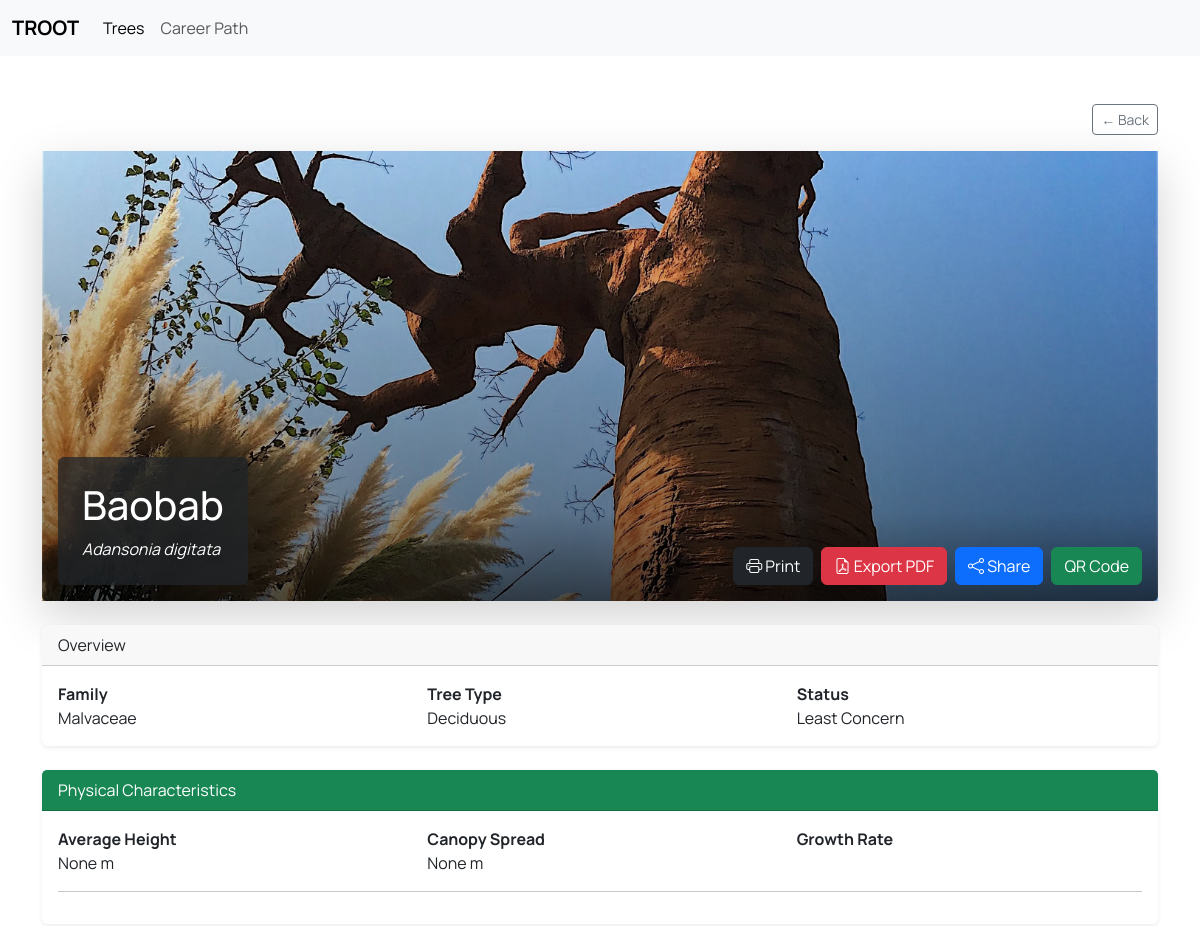
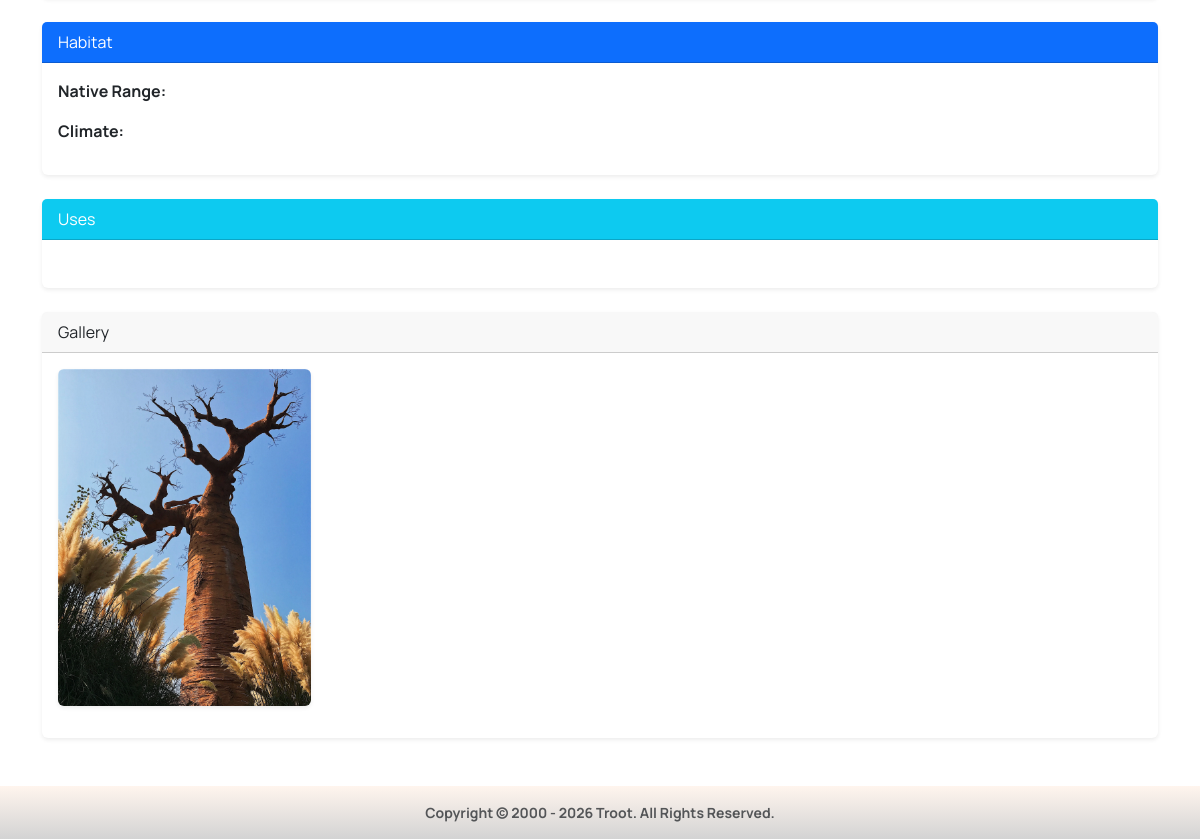
Screenshot of /trees/profile/40/ with the database file from the repository (2 pictures, top to bottom).
### trees/models.py (models this page shows, shortened)
class TreeImage(models.Model):
    IMAGE_TYPES = [
        ("general", "General"),
        ("leaf", "Leaf"),
        ("bark", "Bark"),
        ("flower", "Flower"),
        ("fruit", "Fruit"),
    ]
    tree = models.ForeignKey(
        Tree,
        on_delete=models.CASCADE,
        related_name="images"
    )
    image = models.ImageField(
        upload_to="trees/"
    )
    caption = models.CharField(
        max_length=255,
        blank=True
    )
    image_type = models.CharField(
        max_length=20,
        choices=IMAGE_TYPES,
        default="general"
    )

class Tree(models.Model):
    TREE_TYPES = [
        ("deciduous", "Deciduous"),
        ("evergreen", "Evergreen"),
        ("conifer", "Conifer"),
    ]
    CONSERVATION_STATUS = [
        ("LC", "Least Concern"),
        ("NT", "Near Threatened"),
        ("VU", "Vulnerable"),
        ("EN", "Endangered"),
        ("CR", "Critically Endangered"),
    ]
    common_name = models.CharField(max_length=200)
    scientific_name = models.CharField(max_length=255, unique=True)
    family = models.CharField(max_length=200)
    tree_type = models.CharField(
        max_length=50,
        choices=TREE_TYPES
    )
    native_region = models.CharField(max_length=255)
    conservation_status = models.CharField(
        max_length=2,
        choices=CONSERVATION_STATUS,
        default="LC"
    )
    created_at = models.DateTimeField(auto_now_add=True)
    updated_at = models.DateTimeField(auto_now=True)
    class Meta:
        ordering = ["common_name"]

class PhysicalCharacteristics(models.Model):
    GROWTH_RATES = [
        ("slow", "Slow"),
        ("moderate", "Moderate"),
        ("fast", "Fast"),
    ]
    tree = models.OneToOneField(
        Tree,
        on_delete=models.CASCADE,
        related_name="physical"
    )
    average_height_m = models.FloatField(null=True, blank=True)
    canopy_spread_m = models.FloatField(null=True, blank=True)
    trunk_diameter_cm = models.FloatField(null=True, blank=True)
    growth_rate = models.CharField(
        max_length=20,
        choices=GROWTH_RATES,
        blank=True
    )
    lifespan_years = models.PositiveIntegerField(
        null=True,
        blank=True
    )
    leaf_description = models.TextField(blank=True)
    bark_description = models.TextField(blank=True)
    flower_description = models.TextField(blank=True)
    fruit_description = models.TextField(blank=True)

### trees/views.py (the view)
# urls.py: path("profile/<int:tree_id>/", views.tree_profile, name="tree_profile"),
def tree_profile(request, tree_id):
    tree = get_object_or_404(
        Tree,
        pk=tree_id
    )
    featured_image = tree.images.first()
    context = {
        "tree": tree,
        "featured_image": featured_image,
    }
    return render(
        request,
        "trees/tree_profile.html",
        context
    )

### trees/templates/trees/tree_profile.html (shortened to what this page needs)
{% extends 'base.html' %}
{% block content %}
<div class="container py-5">
    <div class="d-flex justify-content-end mb-3">
        <button onclick="history.back()" class="btn btn-outline-secondary btn-sm">
            ← Back
        </button>
    </div>
    {% if featured_image %}
        <div class="card border-0 shadow-lg mb-4">
            <img src="{{ featured_image.image.url }}" class="img-fluid" style="height:450px;object-fit:cover;">
            <div class="card-img-overlay d-flex justify-content-between align-items-end">
                <div class="bg-dark bg-opacity-75 text-white p-4 rounded">
                    <h1>
                        {{ tree.common_name }}
                    </h1>
                    <p class="mb-0 fst-italic">
                        {{ tree.scientific_name }}
                    </p>
                </div>
                <div class="d-flex gap-2 no-print">
                    <button onclick="window.print()" class="btn btn-dark">
                        <i class="bi bi-printer"></i>
                        Print
                    </button>
                    <a href="{% url 'trees:tree_pdf' tree.id %}" class="btn btn-danger">
                        <i class="bi bi-file-earmark-pdf"></i>
                        Export PDF
                    </a>
                    <button class="btn btn-primary" onclick="copyLink()">
                        <i class="bi bi-share"></i>
                        Share
                    </button>
                    <a href="{% url 'trees:tree_qr' tree.id %}" target="_blank" class="btn btn-success">
                        QR Code
                    </a>
                </div>
            </div>
        </div>
    {% endif %}
        <div class="card shadow-sm border-0 mb-4">
            <div class="card-header">
                Overview
            </div>
            <div class="card-body">
                <div class="row">
                    <div class="col-md-4">
                        <strong>Family</strong><br>
                        {{ tree.family }}
                    </div>
                    <div class="col-md-4">
                        <strong>Tree Type</strong><br>
                        {{ tree.get_tree_type_display }}
                    </div>
                    <div class="col-md-4">
                        <strong>Status</strong><br>
                        {{ tree.get_conservation_status_display }}
                    </div>
                </div>
            </div>
        </div>
    {% if tree.physical %}
        <div class="card shadow-sm border-0 mb-4">
            <div class="card-header bg-success text-white">
                Physical Characteristics
            </div>
            <div class="card-body">
                <div class="row">
                    <div class="col-md-4">
                        <strong>Average Height</strong><br>
                        {{ tree.physical.average_height_m }} m
                    </div>
                    <div class="col-md-4">
                        <strong>Canopy Spread</strong><br>
                        {{ tree.physical.canopy_spread_m }} m
                    </div>
                    <div class="col-md-4">
                        <strong>Growth Rate</strong><br>
                    </div>
                </div>
                <hr>
            </div>
        </div>
    {% endif %}
    {% if tree.habitat %}
        <div class="card shadow-sm border-0 mb-4">
            <div class="card-header bg-primary text-white">
                Habitat
            </div>
            <div class="card-body">
                <p>
                    <strong>Native Range:</strong>
                </p>
                <p>
                    <strong>Climate:</strong>
                </p>
            </div>
        </div>
    {% endif %}
    {% if tree.uses %}
        <div class="card shadow-sm border-0 mb-4">
            <div class="card-header bg-info text-white">
                Uses
            </div>
            <div class="card-body">
            </div>
        </div>
    {% endif %}
        <div class="card shadow-sm border-0">
            <div class="card-header">
                Gallery
            </div>
            <div class="card-body">
                <div class="row">
                    {% for image in tree.images.all %}
                    <div class="col-md-3 mb-3">
                        <img src="{{ image.image.url }}"
                            class="img-fluid rounded shadow-sm">
                    </div>
                    {% endfor %}
                </div>
            </div>
        </div>
</div>
{% endblock %}

### main/templates/base.html (shortened to what this page needs)
{% load static %}
<!DOCTYPE html>
<html lang="en">
    <head>
    <link href="https://cdn.jsdelivr.net/npm/bootstrap@5.3.8/dist/css/bootstrap.min.css" rel="stylesheet">
    <link href="{% static 'css/styles.css' %}" rel="stylesheet" />
    <link href="{% static 'css/trees.css' %}" rel="stylesheet" />
    <link href="https://cdn.jsdelivr.net/npm/bootstrap@5.3.2/dist/css/bootstrap.min.css" rel="stylesheet">
    <link rel="stylesheet" href="https://cdn.jsdelivr.net/npm/bootstrap-icons@1.11.3/font/bootstrap-icons.css">
  </head>
    <body id="page-top" style="display: flex; flex-direction: column; min-height: 100vh;">
        {% include 'navbar.html' %}
        {% block content %}
        {% endblock %}
        <footer style="background: linear-gradient(0deg, #D3D3D3, #FFF5EE); position: relative;bottom: 0;width: 100%;" class="bg-light py-3">
            <div class="container px-4 px-lg-5" style="font-weight: bold;">
                <div class="small text-center text-muted">
                    Copyright &copy; 2000 - 2026 Troot. All Rights Reserved.
                </div>
            </div>
        </footer>
    </body>
</html>

### main/templates/navbar.html (shortened to what this page needs)
{% load static %}
{% load heroicons %}
<nav class="navbar navbar-expand-lg bg-body-tertiary">
  <div class="container-fluid">
    <a class="navbar-brand" href="{% url 'home' %}" style="font-weight: bold;">TROOT</a>
    <div class="collapse navbar-collapse" id="navbarScroll">
      <ul class="navbar-nav me-auto my-2 my-lg-0 navbar-nav-scroll" style="--bs-scroll-height: 100px;">
        <li class="nav-item">
          <a class="nav-link active" aria-current="page" href="{% url 'trees:trees' %}">Trees</a>
        </li>
        <li class="nav-item">
          <a class="nav-link" href="{% url 'job_list' %}">Career Path</a>
        </li>
      </ul>
    </div>
  </div>
</nav>

### static/css/styles.css (style rules this page uses)
body, h1, h2, h3, h4, h5, h6 { font-family: 'Manrope', sans-serif !important; }
.card-img-overlay { background: linear-gradient( to top, rgba(0, 0, 0, 0.7) 0%, rgba(0, 0, 0, 0.4) 20%, rgba(0, 0, 0, 0.0) 100% ); border-radius: inherit; }

### rows the page displays
TreeImage: image (picture)
Tree: common_name "Baobab", scientific_name "Adansonia digitata", family "Malvaceae", tree_type "Deciduous", conservation_status "Least Concern", physical.average_height_m "None", physical.canopy_spread_m "None"
